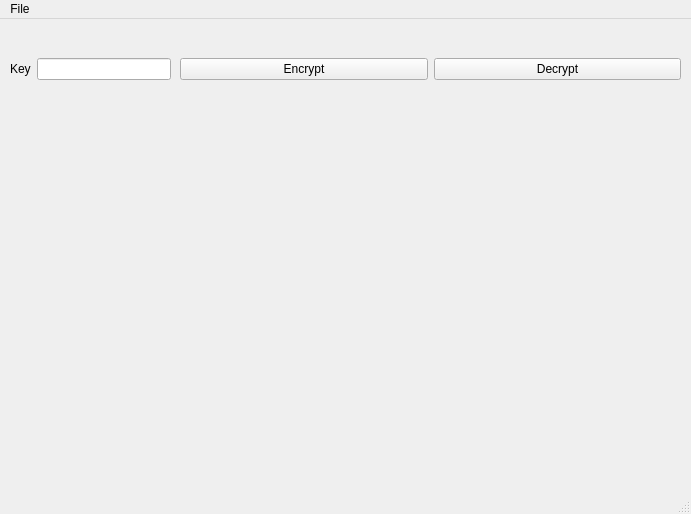
<?xml version="1.0" encoding="UTF-8"?>
<ui version="4.0">
 <class>MainWindow</class>
 <widget class="QMainWindow" name="MainWindow">
  <property name="geometry">
   <rect>
    <x>0</x>
    <y>0</y>
    <width>691</width>
    <height>514</height>
   </rect>
  </property>
  <property name="sizePolicy">
   <sizepolicy hsizetype="Preferred" vsizetype="Preferred">
    <horstretch>0</horstretch>
    <verstretch>0</verstretch>
   </sizepolicy>
  </property>
  <property name="windowTitle">
   <string>MainWindow</string>
  </property>
  <property name="styleSheet">
   <string notr="true"/>
  </property>
  <widget class="QWidget" name="centralwidget">
   <widget class="QLabel" name="label_outputArea">
    <property name="geometry">
     <rect>
      <x>10</x>
      <y>90</y>
      <width>661</width>
      <height>371</height>
     </rect>
    </property>
    <property name="styleSheet">
     <string notr="true"/>
    </property>
    <property name="text">
     <string/>
    </property>
   </widget>
   <widget class="QWidget" name="horizontalLayoutWidget">
    <property name="geometry">
     <rect>
      <x>10</x>
      <y>10</y>
      <width>161</width>
      <height>80</height>
     </rect>
    </property>
    <layout class="QHBoxLayout" name="horizontalLayout">
     <item>
      <widget class="QLabel" name="label">
       <property name="text">
        <string>Key</string>
       </property>
      </widget>
     </item>
     <item>
      <widget class="QLineEdit" name="lineEdit_key"/>
     </item>
    </layout>
   </widget>
   <widget class="QWidget" name="horizontalLayoutWidget_2">
    <property name="geometry">
     <rect>
      <x>180</x>
      <y>10</y>
      <width>501</width>
      <height>81</height>
     </rect>
    </property>
    <layout class="QHBoxLayout" name="horizontalLayout_2">
     <item>
      <widget class="QPushButton" name="pushButton_encrypt">
       <property name="text">
        <string>Encrypt</string>
       </property>
      </widget>
     </item>
     <item>
      <widget class="QPushButton" name="pushButton_decrypt">
       <property name="text">
        <string>Decrypt</string>
       </property>
      </widget>
     </item>
    </layout>
   </widget>
  </widget>
  <widget class="QStatusBar" name="statusbar"/>
  <widget class="QMenuBar" name="menubar">
   <property name="geometry">
    <rect>
     <x>0</x>
     <y>0</y>
     <width>691</width>
     <height>23</height>
    </rect>
   </property>
   <widget class="QMenu" name="menuROT">
    <property name="title">
     <string>File</string>
    </property>
    <addaction name="actionOpen_File"/>
    <addaction name="actionSave"/>
   </widget>
   <addaction name="menuROT"/>
  </widget>
  <action name="actionOpen_File">
   <property name="icon">
    <iconset theme="QIcon::ThemeIcon::FolderOpen"/>
   </property>
   <property name="text">
    <string>Open File</string>
   </property>
   <property name="shortcut">
    <string>Ctrl+O</string>
   </property>
  </action>
  <action name="actionSave">
   <property name="icon">
    <iconset theme="QIcon::ThemeIcon::DocumentSave"/>
   </property>
   <property name="text">
    <string>Save</string>
   </property>
   <property name="shortcut">
    <string>Ctrl+S</string>
   </property>
  </action>
  <action name="actionCatppuccin_Mocha">
   <property name="text">
    <string>Catppuccin-Mocha</string>
   </property>
  </action>
  <action name="actionGruvbox_Dark">
   <property name="text">
    <string>Dracula</string>
   </property>
  </action>
  <action name="actionGruvbox_Dark_BL">
   <property name="text">
    <string>Gruvbox-Dark</string>
   </property>
  </action>
  <action name="actionNordic">
   <property name="text">
    <string>Nordic</string>
   </property>
  </action>
 </widget>
 <resources/>
 <connections/>
</ui>
